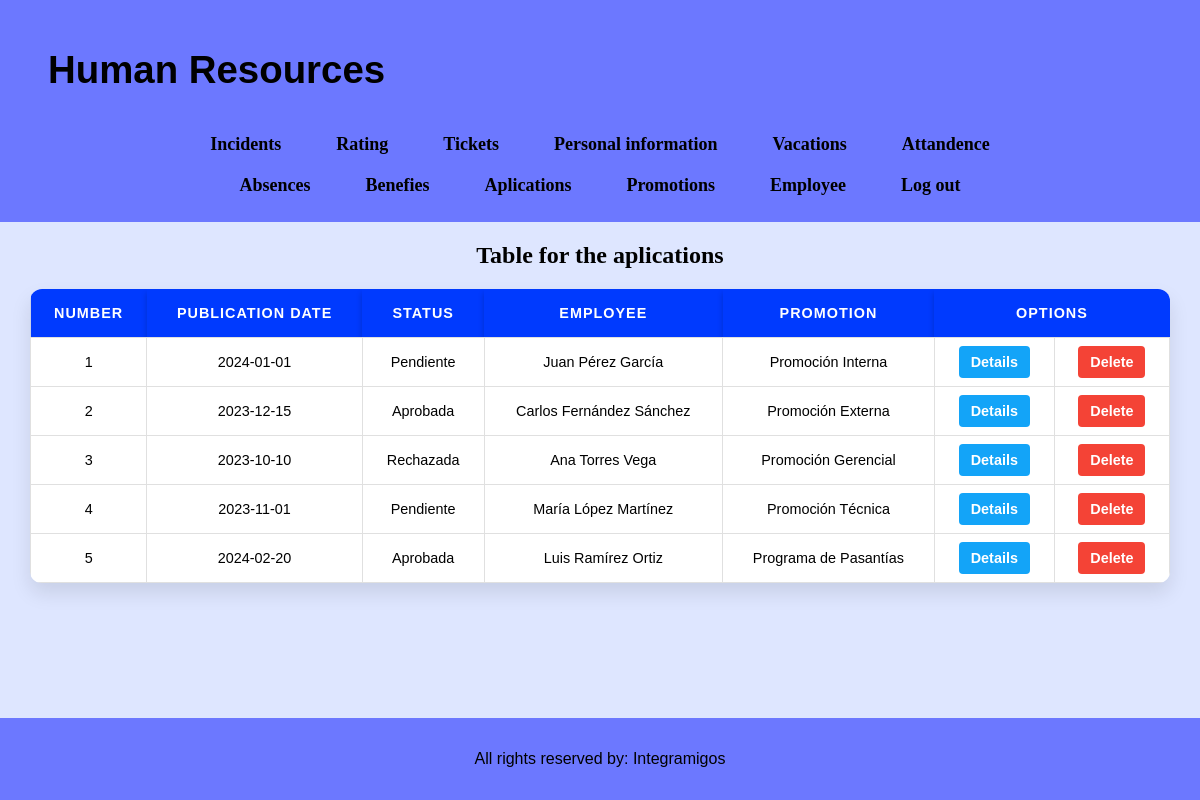
Page /admin/aplications.php (signed in) on the committed database.
### tables this page shows
create table postulacion(
    numero int primary key auto_increment,
    fechaPub date not null,
    estado varchar(10) not null,
    empleado int not null,
    promocion varchar(5) not null,
    index idx_postulacion(fechaPub),

    foreign key(promocion) references promocion(codigo)
);

create table empleado(
    numero int primary key auto_increment,
    nombre varchar(30) not null,
    apelPaterno varchar(30) not null,
    apelMaterno varchar(30) not null,
    email varchar(35) not null,
    sexo varchar(1) not null,
    edad int not null,
    celular varchar(15) not null,
    contrasena varchar(20) not null,
    fechaContrato date not null,
    puesto int not null,
    supervisor int,
    index inx_empleado(apelPaterno),
    
    foreign key(puesto) references puesto(numero)
);

create table promocion(
    codigo varchar(5) primary key,
    nombre varchar(40) not null,
    descripcion varchar(50) not null,
    estado varchar(10) not null,
    fechaPub date not null,
    index idx_promocion(fechaPub)
);

### admin/functionsAdmin.php (called while the page is built, shortened)
<?php
require("../includes/config/MySQL_ConexionDB.php");
function getInfoPromotion($id) {
    global $db_con;
    try {
        $query = "SELECT nombre FROM promocion WHERE codigo = :id";
        $stmt = $db_con->prepare($query);
        $stmt->bindParam(':id', $id, PDO::PARAM_STR);
        $stmt->execute();
        $row = $stmt->fetch(PDO::FETCH_ASSOC);
    } catch (PDOException $e) {
        exit("Error en la consulta: " . $e->getMessage());
    }
    return $row['nombre'];
}
function showApplication(){
    global $db_con;
    $applications = [];
    try {
        $query = "SELECT * FROM postulacion";
        $stm = $db_con->prepare($query);
        $stm->execute();
        while ($row = $stm->fetch(PDO::FETCH_ASSOC)) {
            $applications[] = $row;
        }
    } catch (PDOException $e) {
        exit("Error en la consulta: " . $e->getMessage());
    }
    return $applications;
}
?>

### functions.php (called while the page is built, shortened)
<?php
require("includes/config/MySQL_ConexionDB.php");
function firstname($usuario) {
	global $db_con;
    $Nombre = "";
    try {
        $query = "SELECT nombre FROM empleado WHERE numero = :usuario";
        $stmt = $db_con->prepare($query);
        $stmt->bindParam(':usuario', $usuario, PDO::PARAM_INT);
        $stmt->execute();
        if ($row = $stmt->fetch(PDO::FETCH_ASSOC)) {
            $Nombre = $row['nombre'];
        }
    } catch (PDOException $e) {
        exit("Error en la consulta: " . $e->getMessage());
    }
    return $Nombre;
}
function lastname($usuario) {
	global $db_con;
    $lastname = "";
    try {
        $query = "SELECT apelPaterno, apelMaterno FROM empleado WHERE numero = :usuario";
        $stmt = $db_con->prepare($query);
        $stmt->bindParam(':usuario', $usuario, PDO::PARAM_INT);
        $stmt->execute();
        if ($row = $stmt->fetch(PDO::FETCH_ASSOC)) {
            $lastname = $row['apelPaterno'] . " " . $row['apelMaterno'];
        }
    } catch (PDOException $e) {
        exit("Error en la consulta: " . $e->getMessage());
    }
    return $lastname;
}
?>

### admin/aplications.php (the view, shortened to what this page needs)
<?php include "../includes/headerAdmin.php";
require_once "../includes/config/MySQL_ConexionDB.php";
require_once "../functions.php";
require_once "functionsAdmin.php";
$Application = showApplication();
?>
<section>
    <h2>Table for the aplications</h2>
    <div>
        <table border="1" class="tableAdmin">
            <tr>
                <th>Number</th>
                <th>Publication Date</th>
                <th>Status</th>
                <th>Employee</th>
                <th>Promotion</th>
                <th colspan="2">Options</th>
            </tr>
            <?php foreach ($Application as $renglon){ ?>
            <tr>
                <td><?=$renglon['numero']?></td>
                <td><?=$renglon['fechaPub']?></td>
                <td><?=$renglon['estado']?></td>
                <?php $name = firstname($renglon['empleado']);?>
                <?php $lastname = lastname($renglon['empleado']);?>
                <td><?=$name." ".$lastname?></td>
                <?php $Promotion = getInfoPromotion($renglon['promocion']);?>
                <td><?= $Promotion ?></td>
                <td><a href="#" class="action-modify" data-open="modal<?= $renglon['promocion']; ?>">Details</a></td>
                <td><a href="#" class="action-delete">Delete</a></td>
            </tr><?php
            }   ?>
        </table>
    </div>
</section>
<?php include "../includes/footer.php" ?>

### css/styles.css (style rules this page uses)
:root { --white: #ffffff; --black: #000000; --little_blue: #dee6ff ; --little_gray: #efefef ; --blue: #6c78ff ; --blue_little: #ebf9ff ; --dark_blue: #003afe ; --very_green: #4dfe00; --green: #1ce42b; --purple: #003afe; --rojo: #ff4c4c; --rojo_hover: #ff6666; }
html { height: 100%; }
h2 { text-align: center; }
body { background-color: var(--little_blue); display: grid; min-height: 100vh; position: relative; grid-template-rows: auto 1fr auto; margin: 0; }
::placeholder { color: black; font-size: 1rem; font-family: Impact, Haettenschweiler, 'Arial Narrow Bold', sans-serif; opacity: .70; }
.tableAdmin { border-collapse: collapse; text-align: center; margin: auto; font-size: 0.9rem; width: 95%; border: none; font-family: Arial, sans-serif; box-shadow: 0 10px 20px rgba(0, 0, 0, 0.1); border-radius: 12px; overflow: hidden; }
.tableAdmin th { background-color: var(--purple); color: white; font-family: Arial, sans-serif; padding: 1rem; border: none; text-transform: uppercase; letter-spacing: 1px; box-shadow: 0 4px 6px rgba(0, 0, 0, 0.2); }
.tableAdmin td { background-color: #ffffff; padding: 1rem; border: 1px solid #e0e0e0; color: var(--dark-gray); font-family: Arial, sans-serif; transition: background-color 0.3s ease, color 0.3s ease, border-color 0.3s ease; }
.tableAdmin tr:nth-child(even) { background-color: #f9f9f9; }
.tableAdmin tr:nth-child(odd) { background-color: #fff; }
.action-modify { background-color: #13a4f8; color: white; padding: 8px 12px; text-decoration: none; border-radius: 4px; font-weight: bold; transition: background-color 0.3s; }
.action-delete { background-color: #f44336; color: white; padding: 8px 12px; text-decoration: none; border-radius: 4px; font-weight: bold; transition: background-color 0.3s; }

### rows in the picture
postulacion: numero "1", fechaPub "2024-01-01", estado "Pendiente", empleado.nombre "Juan", empleado.apelMaterno "Pérez García", promocion.nombre "Promoción Interna"
postulacion: numero "2", fechaPub "2023-12-15", estado "Aprobada", empleado.nombre "Carlos", empleado.apelMaterno "Fernández Sánchez", promocion.nombre "Promoción Externa"
postulacion: numero "3", fechaPub "2023-10-10", estado "Rechazada", empleado.nombre "Ana", empleado.apelMaterno "Torres Vega", promocion.nombre "Promoción Gerencial"
postulacion: numero "4", fechaPub "2023-11-01", estado "Pendiente", empleado.nombre "María", empleado.apelMaterno "López Martínez", promocion.nombre "Promoción Técnica"
postulacion: numero "5", fechaPub "2024-02-20", estado "Aprobada", empleado.nombre "Luis", empleado.apelMaterno "Ramírez Ortiz", promocion.nombre "Programa de Pasantías"
